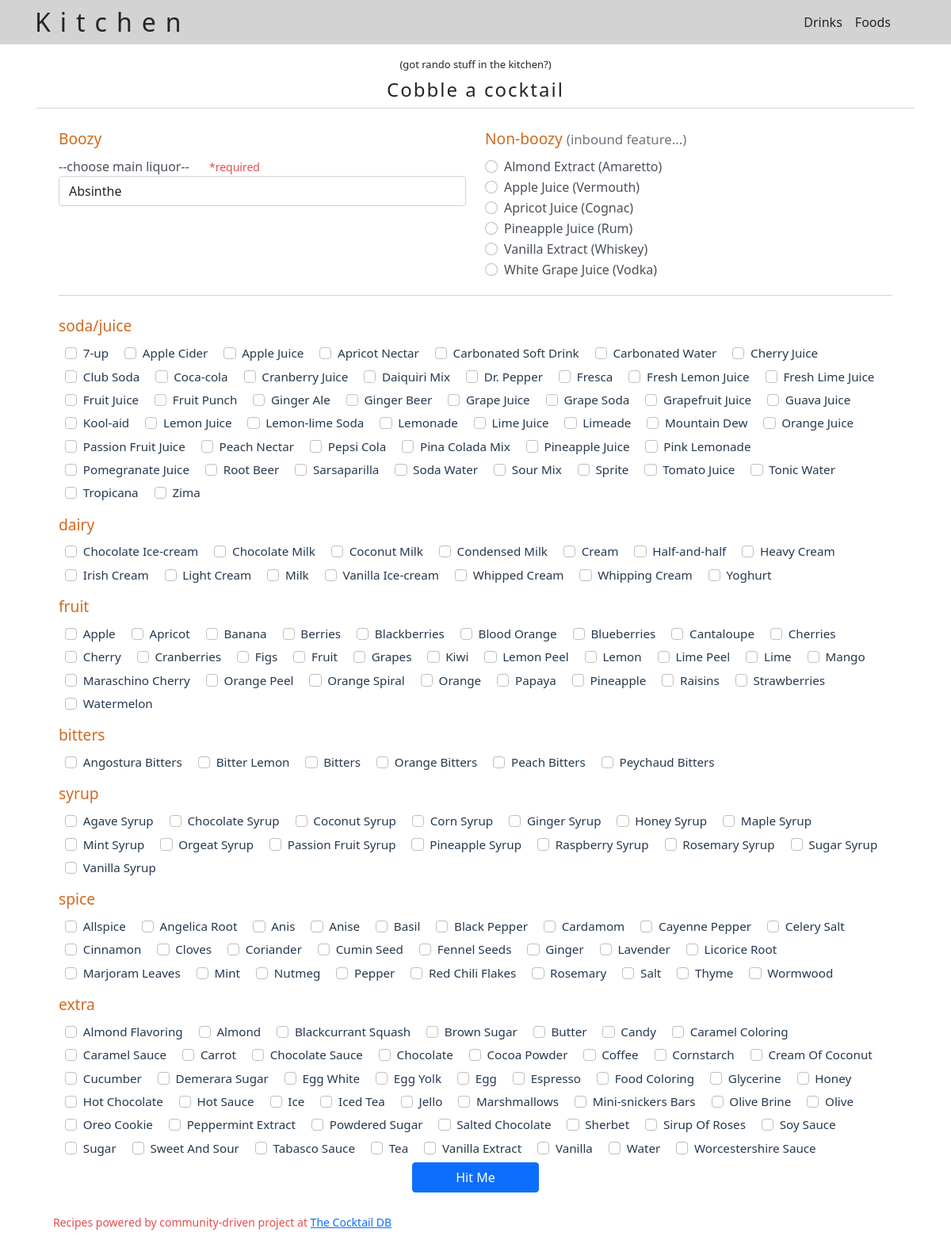
The page / on the database its author committed.
### tables this page shows
CREATE TABLE boozeless (
  id INTEGER PRIMARY KEY AUTOINCREMENT,
  name TEXT UNIQUE NOT NULL,
  created TIMESTAMP NOT NULL DEFAULT CURRENT_TIMESTAMP
);

CREATE TABLE drink_other_cats (
  id INTEGER PRIMARY KEY AUTOINCREMENT,
  name TEXT UNIQUE NOT NULL,
  priority INTEGER NOT NULL,
  created TIMESTAMP NOT NULL DEFAULT CURRENT_TIMESTAMP
);

### app/home.py (the view, shortened to what this page needs)
@bp.route('/', methods=('GET', 'POST'))
def index():
    if request.method == 'GET': log_client(request)
    db = get_db()
    booze = db.execute(
        'SELECT b.id, b.name'
        ' FROM booze b '
    ).fetchall()
    boozeless = db.execute(
        'SELECT b.id, b.name'
        ' FROM boozeless b '
    ).fetchall()
    ingreds = db.execute(
        'SELECT doc.name as category, group_concat(do.id||","||do.name,";") collection'
        ' FROM drink_other do'
        ' INNER JOIN drink_other_cats doc ON doc.id = do.cat_id'
        ' GROUP BY category'
        ' ORDER BY doc.priority'
    ).fetchall()
    return render_template('home/index.html',
            booze=booze,
            boozeless=boozeless,
            ingreds=ingreds)

### app/db.py (called while the page is built)
def get_db():
    if 'db' not in g:
        g.db = sqlite3.connect(
            current_app.config['DATABASE'],
            detect_types=sqlite3.PARSE_DECLTYPES
        )
        g.db.row_factory = sqlite3.Row
    return g.db

### app/home.py (called while the page is built)
def log_client(r):
    if not r.environ.get('HTTP_X_FORWARDED_FOR'):
        req_ip = r.environ['REMOTE_ADDR']
    else:
        req_ip = r.environ['HTTP_X_FORWARDED_FOR']
    current_app.logger.info(f"connection request from client: {req_ip}")

### app/templates/home/index.html
{% extends 'base.html' %}
{% block header %}
  <div class="text-center container-fluid">
    <p>(got rando stuff in the kitchen?)</p>
    <h4 class="mx-2 my-2">{% block title %}Cobble a cocktail{% endblock %}</h4>
  </div>
{% endblock %}
{% block content %}
    <div class="post container-fluid">
      <div class="body mx-3">
        <form method="post">
	    <div class="row">
              <div class="col-md-6">
                <div class="my-2 col-heads">
                  Boozy
	        </div>
                <div class="form-group">
		    <label for="formBooze">--choose main liquor-- <small class="db-link">*required</small></label>
                    <select name="booze" class="form-control" id="formBooze">
	              {% for item in booze %}
                      <option value="{{ item['name'] }}">{{ item['name'] }}</option>
	              {% endfor %}
                    </select>
                </div>
	      </div>
              <div class="col-md-6">
                <div class="my-2 col-heads">
			Non-boozy <small class="text-muted">(inbound feature...)</small>
	        </div>
	          {% for item in boozeless %}
		    <div class="form-check">
                        <input type="radio" class="form-check-input" name="boozeless" value="{{ item['name'] }}">
                        <label class="form-check-label" for="{{ item['id'] }}">{{ item['name'] }}</label>
                    </div>
	          {% endfor %}
	      </div>
	    </div>
            <hr>
	      {% for line in ingreds %}
	        <div class="category">
		  <div class="my-2 col-heads">
			  {{ line['category'] }}
		  </div>
		  <div class="collections">
		    {% for item in line['collection'].split(';') %}
		      <div class="form-check form-check-inline">
		        <input type="checkbox" class="form-check-input" name="ingred{{ item.split(',')[0] }}" value="{{ item.split(',')[1] }}">
                        <label class="form-check-label" for="{{ item.split(',')[0] }}">{{ item.split(',')[1] }}</label>
                      </div>
	            {% endfor %}
		  </div>
		</div>
	      {% endfor %}
	    <div class="row mx-3">
	        <div class="col text-center">
	          <input type="submit" class="btn btn-primary" value="Hit Me">
	        </div>
	    </div>
        </form>
      </div>
    </div>
{% endblock %}

### app/templates/base.html (shortened to what this page needs)
<!doctype html>
<link rel="stylesheet" href="{{ url_for('static', filename='style.css') }}">
<link href="https://cdn.jsdelivr.net/npm/bootstrap@5.0.0-beta1/dist/css/bootstrap.min.css" rel="stylesheet"
>
<link rel="stylesheet" href="https://cdnjs.cloudflare.com/ajax/libs/font-awesome/5.14.0/css/all.min.css" />
<nav class="navbar navbar-expand-sm navbar-light fixed-top">
  <div class="container-fluid">
    <h2 class="d-none d-sm-block mx-4">Kitchen</h2>
    <div class="navbar-collapse collapse justify-content-end mx-5" id="navCollapse">
          <ul class="navbar-nav">
	      <li><a class="nav-item nav-link text-dark" href="{{ url_for('index') }}">Drinks</a></li>
	      <li><a class="nav-item nav-link text-dark disabled" href="{{ url_for('index') }}">Foods</a></li>
          </ul>
    </div>
  </div>
</nav>
<section class="content">
  <header>
    {% block header %}{% endblock %}
  </header>
  {% block content %}{% endblock %}
  <small class="db-link">Recipes powered by community-driven project at <a href="https://thecocktaildb.com/" target="_blank">The Cocktail DB</a></small>
</section>

### app/static/style.css (style rules this page uses)
a { color: #377ba8; }
hr { border: none; border-top: 1px solid lightgray; }
nav { background: lightgray; align-items: center; padding: 0 0.5rem; }
nav h2 { letter-spacing: 12px; margin: auto; }
nav ul { list-style: none; margin: 0; padding: 0; }
nav ul li a, nav ul li span, header .action { display: block; padding: 0.5rem; }
.col-heads { font-size: 1.2rem; color: chocolate; }
.content { padding: 1rem 1rem; padding-top: 70px; }
.content > header { border-bottom: 1px solid lightgray; align-items: center; }
.content > header p { font-size: small; margin-top: .1rem; margin-bottom: .1rem; }
.content > header h4 { letter-spacing: 2px; }
.post .body { white-space: initial; color: #49515a; }
.content form { margin: 1em 0; display: flex; flex-direction: column; }
.content input, .content textarea { margin-bottom: .55em; }
.db-link { color: #e64c4c; margin: 1.5em; }
.category .form-check-input { border-radius: .3em !important; }
.category .collections { margin-left: .5rem; font-size: .95rem; color: #253950; }
input[type=submit] { align-self: start; min-width: 10em; }

### rows shown on the page
boozeless: name "Almond Extract (Amaretto)"
boozeless: name "Apple Juice (Vermouth)"
boozeless: name "Apricot Juice (Cognac)"
boozeless: name "Pineapple Juice (Rum)"
boozeless: name "Vanilla Extract (Whiskey)"
boozeless: name "White Grape Juice (Vodka)"
drink_other_cats: category "soda/juice", item "7-up" "Apple Cider" "Apple Juice" "Apricot Nectar" "Carbonated Soft Drink" "Carbonated Water" "Cherry Juice" "Club Soda" "Coca-cola" "Cranberry Juice" "Daiquiri Mix" "Dr. Pepper" "Fresca" "Fresh Lemon Juice" "Fresh Lime Juice" "Fruit Juice" "Fruit Punch" "Ginger Ale" "Ginger Beer" "Grape Juice" "Grape Soda" "Grapefruit Juice" "Guava Juice" "Kool-aid" "Lemon Juice" "Lemon-lime Soda" "Lemonade" "Lime Juice" "Limeade" "Mountain Dew" "Orange Juice" "Passion Fruit Juice" "Peach Nectar" "Pepsi Cola" "Pina Colada Mix" "Pineapple Juice" "Pink Lemonade" "Pomegranate Juice" "Root Beer" "Sarsaparilla" "Soda Water" "Sour Mix" "Sprite" "Tomato Juice" "Tonic Water" "Tropicana" "Zima"
drink_other_cats: category "dairy", item "Chocolate Ice-cream" "Chocolate Milk" "Coconut Milk" "Condensed Milk" "Cream" "Half-and-half" "Heavy Cream" "Irish Cream" "Light Cream" "Milk" "Vanilla Ice-cream" "Whipped Cream" "Whipping Cream" "Yoghurt"
drink_other_cats: category "fruit", item "Apple" "Apricot" "Banana" "Berries" "Blackberries" "Blood Orange" "Blueberries" "Cantaloupe" "Cherries" "Cherry" "Cranberries" "Figs" "Fruit" "Grapes" "Kiwi" "Lemon Peel" "Lemon" "Lime Peel" "Lime" "Mango" "Maraschino Cherry" "Orange Peel" "Orange Spiral" "Orange" "Papaya" "Pineapple" "Raisins" "Strawberries" "Watermelon"
drink_other_cats: category "bitters", item "Angostura Bitters" "Bitter Lemon" "Bitters" "Orange Bitters" "Peach Bitters" "Peychaud Bitters"
drink_other_cats: category "syrup", item "Agave Syrup" "Chocolate Syrup" "Coconut Syrup" "Corn Syrup" "Ginger Syrup" "Honey Syrup" "Maple Syrup" "Mint Syrup" "Orgeat Syrup" "Passion Fruit Syrup" "Pineapple Syrup" "Raspberry Syrup" "Rosemary Syrup" "Sugar Syrup" "Vanilla Syrup"
drink_other_cats: category "spice", item "Allspice" "Angelica Root" "Anis" "Anise" "Basil" "Black Pepper" "Cardamom" "Cayenne Pepper" "Celery Salt" "Cinnamon" "Cloves" "Coriander" "Cumin Seed" "Fennel Seeds" "Ginger" "Lavender" "Licorice Root" "Marjoram Leaves" "Mint" "Nutmeg" "Pepper" "Red Chili Flakes" "Rosemary" "Salt" "Thyme" "Wormwood"
drink_other_cats: category "extra", item "Almond Flavoring" "Almond" "Blackcurrant Squash" "Brown Sugar" "Butter" "Candy" "Caramel Coloring" "Caramel Sauce" "Carrot" "Chocolate Sauce" "Chocolate" "Cocoa Powder" "Coffee" "Cornstarch" "Cream Of Coconut" "Cucumber" "Demerara Sugar" "Egg White" "Egg Yolk" "Egg" "Espresso" "Food Coloring" "Glycerine" "Honey" "Hot Chocolate" "Hot Sauce" "Ice" "Iced Tea" "Jello" "Marshmallows" "Mini-snickers Bars" "Olive Brine" "Olive" "Oreo Cookie" "Peppermint Extract" "Powdered Sugar" "Salted Chocolate" "Sherbet" "Sirup Of Roses" "Soy Sauce" "Sugar" "Sweet And Sour" "Tabasco Sauce" "Tea" "Vanilla Extract" "Vanilla" "Water" "Worcestershire Sauce"

### other values the page prints
form field booze "Absinthe"
